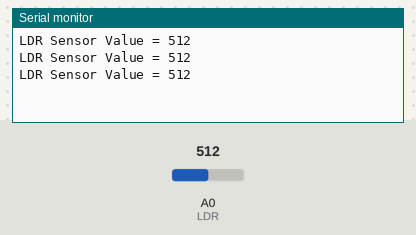
A sketch run on a simulated Arduino Uno, built with avr-gcc and run on an emulated ATmega328P. On the bench: the last lines printed to the serial monitor. The test bench sets the inputs (shaded band); at power-on: A0 (LDR) = 512.

Above: at 1.3 s.
1.4 s: A0 (LDR) set to 716
At 1.9 s:
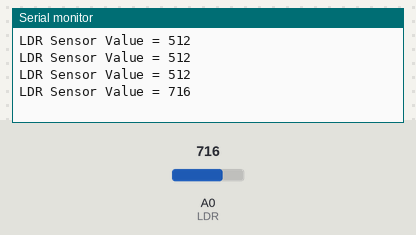
2.9 s: A0 (LDR) set to 900
At 3.4 s:
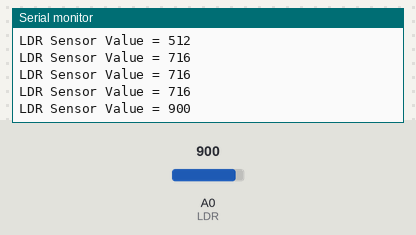
Timing chart, 0 to 5.9 s (numbered marks = the images above; inputs shaded):
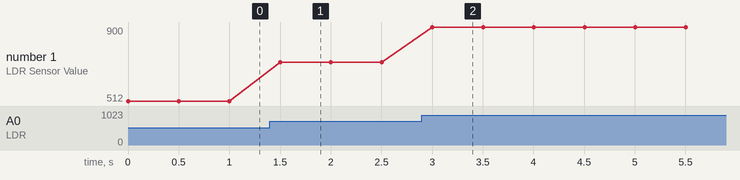

Measured:
- after the input at 1.4 s, the serial monitor: prints a new line after 0.10 s (image 1)
- after the input at 2.9 s, the serial monitor: prints a new line after 0.10 s (image 2)
- plotted number 1: 512 → 716 after the input at 1.4 s, 716 → 900 after the input at 2.9 s

The sketch:

02_LDR_Light_Sensor.ino
```cpp
/*
LDR : Light Dependent Resistor
ตัวต้านทานปรับค่าตามแสง
ใช้ขา Analog = A0, 5V, GND
คำอธิบายเพิ่มเติม อ่านได้ที่ https://thiti.dev/blog/6796/
*/

int LDR = A0;                         //สร้างตัวแปรชื่อ LDR กำหนดชนิดของตัวแปรเป็นแบบ int รับค่าจากขา A0
                                      //(ตัวแปรแบบ integer เป็นตัวแปรที่ใช้สำหรับการเก็บค่าตัวเลขที่เป็นจำนวนเต็ม)

void setup() {
  Serial.begin(9600);                 //เรียกใช้งาน Serail Monitor และกำหนดความถี่ในการเชื่อมต่อกับ Serial monitor
}

void loop() {
  int LDR_Val = analogRead(LDR);           //สร้างตัวแปรชื่อ LDR_Val เป็นชนิด int เพื่อเก็บค่าที่รับได้จาก LDR เป็นค่าดิจิตอล
  Serial.print("LDR Sensor Value = ");     //แสดงค่าออกทาง Serial Monitor ว่า "LDR Sensor Value = "
  Serial.println(LDR_Val);                 //แสดงค่าใน sensor_Value จากนั้นขึ้นบรรทัดใหม่
  delay(500);                              //หน่วงเวลา 500 มิลลิวินาที

}
```
